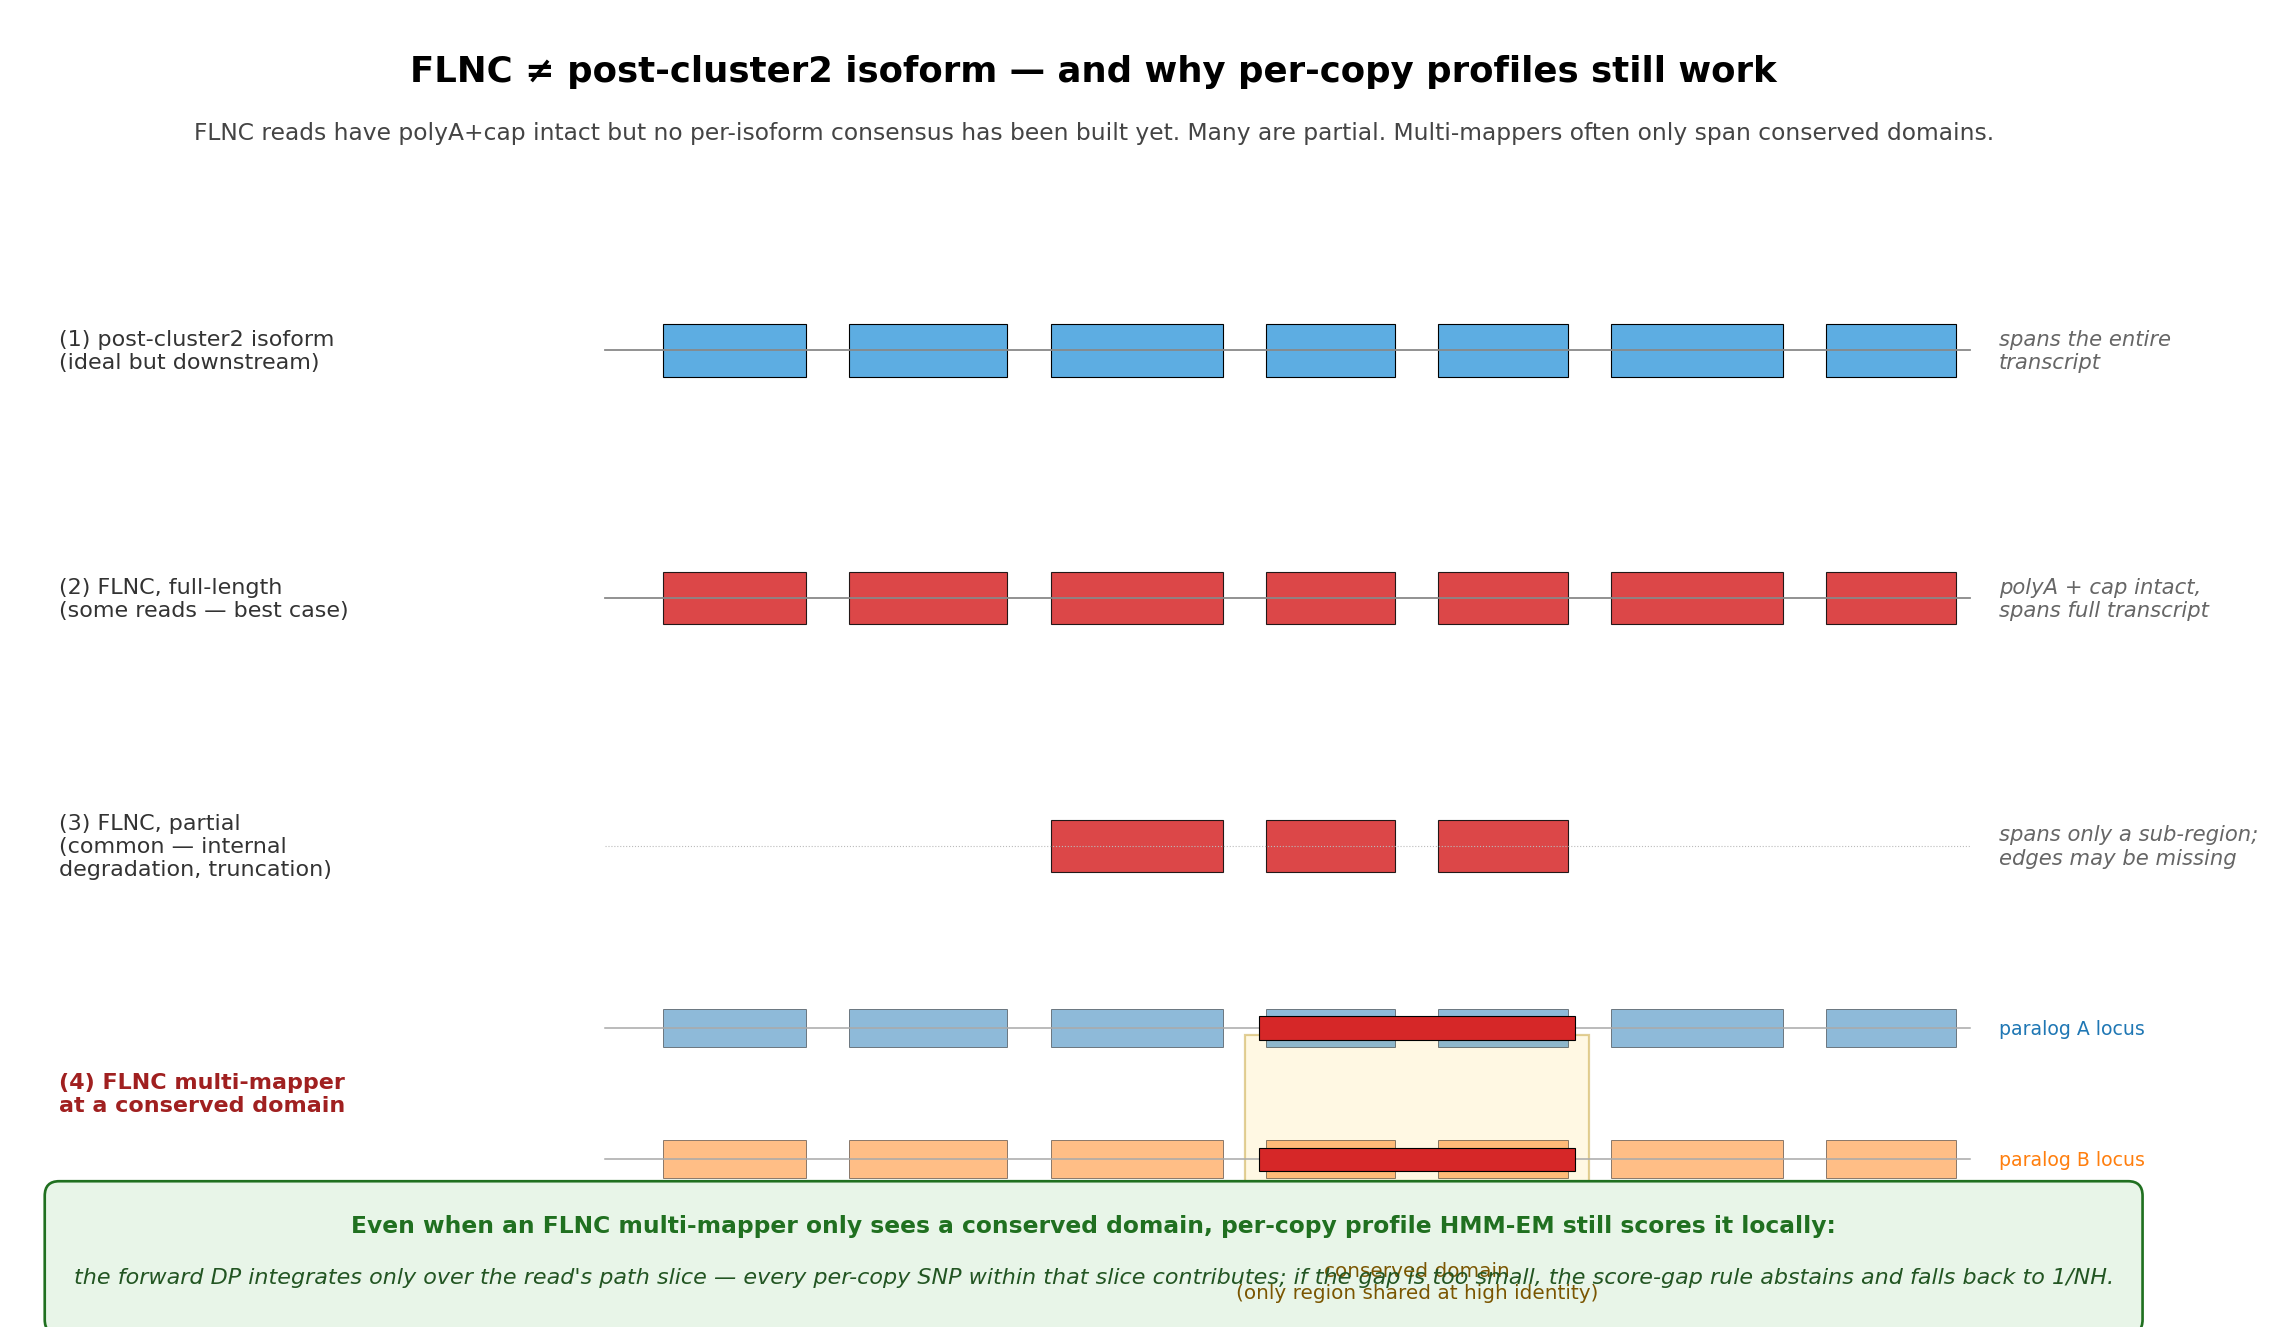

The script that saved this image:
#!/usr/bin/env python3
"""FLNC ≠ post-cluster2 isoform.

Advisor clarification: FLNC reads are Full-Length Non-Concatemer reads from
the IsoSeq pipeline — they have polyA + 5' cap signals intact, but they have
NOT been collapsed to per-isoform consensus by `isoseq cluster2`. Two
implications:

1. An FLNC read may NOT span the full transcript — it can be a partial
   sub-sequence. Truncations and 5'/3' biases are common.
2. A multi-mapping FLNC read may only span a CONSERVED DOMAIN shared
   across paralogs (the only region where they look alike).

Why per-copy profile HMM-EM still works in case (2): scoring is local along
the path the read covers. SNPs WITHIN that conserved domain still tip the
forward log-likelihood — even if the read never sees the easy paralog-
distinguishing 5' or 3' UTRs."""
import matplotlib.pyplot as plt
import matplotlib.patches as patches
from matplotlib.patches import FancyBboxPatch

fig, ax = plt.subplots(figsize=(15, 8.5))
ax.set_xlim(0, 15)
ax.set_ylim(0, 9.0)
ax.axis('off')

ax.text(7.5, 8.55, "FLNC ≠ post-cluster2 isoform — and why per-copy profiles still work",
        fontsize=16, fontweight='bold', ha='center')
ax.text(7.5, 8.15,
        "FLNC reads have polyA+cap intact but no per-isoform consensus has been built yet. "
        "Many are partial. Multi-mappers often only span conserved domains.",
        fontsize=10.5, ha='center', color='#444')

# Three rows of illustrations — exons start at x=4.5 to leave room for row labels.
EX_LEFT = 4.5
exon_xs = [(EX_LEFT + 0.0, EX_LEFT + 1.0),
           (EX_LEFT + 1.3, EX_LEFT + 2.4),
           (EX_LEFT + 2.7, EX_LEFT + 3.9),
           (EX_LEFT + 4.2, EX_LEFT + 5.1),
           (EX_LEFT + 5.4, EX_LEFT + 6.3),
           (EX_LEFT + 6.6, EX_LEFT + 7.8),
           (EX_LEFT + 8.1, EX_LEFT + 9.0)]
TRACK_LEFT = EX_LEFT - 0.4
TRACK_RIGHT = EX_LEFT + 9.1
exon_color_paralog_A = '#1f77b4'
exon_color_paralog_B = '#ff7f0e'

# ── Row 1: cluster2 isoform = full-length consensus ─────────────────────────
y1 = 6.7
ax.text(0.3, y1, "(1) post-cluster2 isoform\n(ideal but downstream)",
        fontsize=10, ha='left', va='center', color='#333')
# transcript backbone
ax.plot([TRACK_LEFT, TRACK_RIGHT], [y1, y1], color='#888', lw=0.8)
for x0, x1 in exon_xs:
    ax.add_patch(patches.Rectangle((x0, y1 - 0.18), x1 - x0, 0.36,
                                   facecolor='#5dade2', edgecolor='black', lw=0.5))
ax.text(TRACK_RIGHT + 0.2, y1, "spans the entire\ntranscript",
        fontsize=9.5, color='#666', va='center', fontstyle='italic')

# ── Row 2: full-length FLNC read (still possible) ───────────────────────────
y2 = 5.0
ax.text(0.3, y2, "(2) FLNC, full-length\n(some reads — best case)",
        fontsize=10, ha='left', va='center', color='#333')
ax.plot([TRACK_LEFT, TRACK_RIGHT], [y2, y2], color='#888', lw=0.8)
for x0, x1 in exon_xs:
    ax.add_patch(patches.Rectangle((x0, y2 - 0.18), x1 - x0, 0.36,
                                   facecolor='#d62728', alpha=0.85,
                                   edgecolor='black', lw=0.5))
ax.text(TRACK_RIGHT + 0.2, y2, "polyA + cap intact,\nspans full transcript",
        fontsize=9.5, color='#666', va='center', fontstyle='italic')

# ── Row 3: PARTIAL FLNC read ────────────────────────────────────────────────
y3 = 3.3
ax.text(0.3, y3, "(3) FLNC, partial\n(common — internal\ndegradation, truncation)",
        fontsize=10, ha='left', va='center', color='#333')
ax.plot([TRACK_LEFT, TRACK_RIGHT], [y3, y3], color='#bbb', lw=0.5, linestyle=':')
# only middle 3 exons present
for x0, x1 in exon_xs[2:5]:
    ax.add_patch(patches.Rectangle((x0, y3 - 0.18), x1 - x0, 0.36,
                                   facecolor='#d62728', alpha=0.85,
                                   edgecolor='black', lw=0.5))
ax.text(TRACK_RIGHT + 0.2, y3, "spans only a sub-region;\nedges may be missing",
        fontsize=9.5, color='#666', va='center', fontstyle='italic')

# ── Row 4: multi-mapper at a conserved domain ───────────────────────────────
y4 = 1.6
ax.text(0.3, y4, "(4) FLNC multi-mapper\nat a conserved domain",
        fontsize=10, ha='left', va='center', color='#a02020', fontweight='bold')
# Two paralog tracks at this row, one slightly above + below
y4a = y4 + 0.45
y4b = y4 - 0.45
ax.text(TRACK_RIGHT + 0.2, y4a, "paralog A locus",
        fontsize=8.5, color=exon_color_paralog_A, va='center')
ax.text(TRACK_RIGHT + 0.2, y4b, "paralog B locus",
        fontsize=8.5, color=exon_color_paralog_B, va='center')
# paralog A backbone + exons
ax.plot([TRACK_LEFT, TRACK_RIGHT], [y4a, y4a], color='#aaa', lw=0.7)
for x0, x1 in exon_xs:
    ax.add_patch(patches.Rectangle((x0, y4a - 0.13), x1 - x0, 0.26,
                                   facecolor=exon_color_paralog_A, alpha=0.5,
                                   edgecolor='black', lw=0.4))
# paralog B backbone + exons
ax.plot([TRACK_LEFT, TRACK_RIGHT], [y4b, y4b], color='#aaa', lw=0.7)
for x0, x1 in exon_xs:
    ax.add_patch(patches.Rectangle((x0, y4b - 0.13), x1 - x0, 0.26,
                                   facecolor=exon_color_paralog_B, alpha=0.5,
                                   edgecolor='black', lw=0.4))

# Highlight conserved-domain region (e.g. exons 4 + 5)
cd_x0 = exon_xs[3][0] - 0.15
cd_x1 = exon_xs[4][1] + 0.15
ax.add_patch(patches.Rectangle((cd_x0, y4b - 0.7), cd_x1 - cd_x0, 1.55,
                               facecolor='#fff3cd', alpha=0.55,
                               edgecolor='#caa845', lw=1.0,
                               zorder=0))
ax.text((cd_x0 + cd_x1)/2, y4b - 0.95, "conserved domain\n(only region shared at high identity)",
        fontsize=9, ha='center', color='#7a5500')

# Show the read mapping to BOTH paralogs in the conserved domain
for y in [y4a, y4b]:
    rd = patches.Rectangle((cd_x0 + 0.10, y - 0.08), cd_x1 - cd_x0 - 0.20, 0.16,
                            facecolor='#d62728', edgecolor='black', lw=0.5,
                            zorder=3)
    ax.add_patch(rd)

# Right-side commentary
commentary = FancyBboxPatch((0.3, 0.05), 14.4, 0.85,
                            boxstyle="round,pad=0.10",
                            facecolor='#e8f5e8', edgecolor='#207020', lw=1.2)
ax.add_patch(commentary)
ax.text(7.5, 0.65,
        "Even when an FLNC multi-mapper only sees a conserved domain, per-copy profile HMM-EM still scores it locally:",
        fontsize=10.5, ha='center', fontweight='bold', color='#207020')
ax.text(7.5, 0.30,
        "the forward DP integrates only over the read's path slice — every per-copy SNP within that slice contributes; "
        "if the gap is too small, the score-gap rule abstains and falls back to 1/NH.",
        fontsize=10, ha='center', color='#225522', fontstyle='italic')

plt.tight_layout()
plt.savefig('/scratch/jxi21/Assembler/Rustle/bench/meeting_2026_05_06_hmm_em/06_flnc_partial_coverage.png',
            dpi=160, bbox_inches='tight')
print("06_flnc_partial_coverage.png written")
